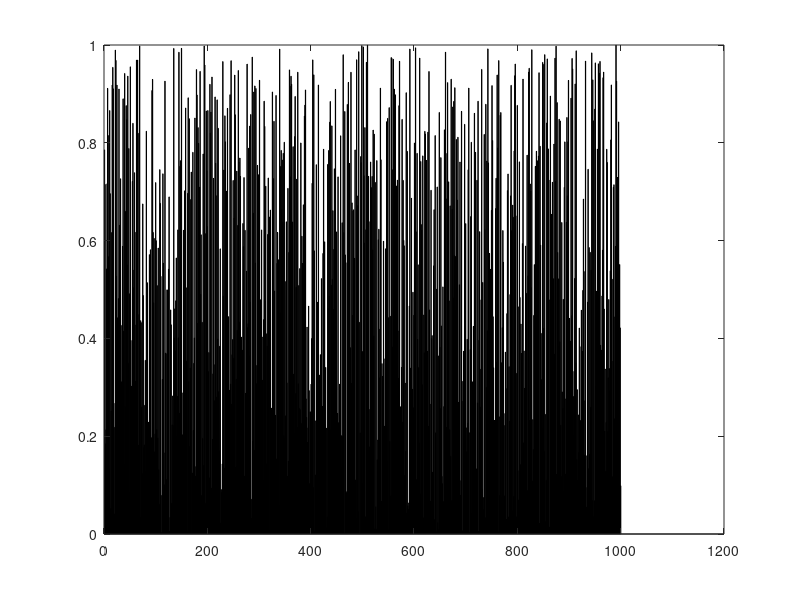

Recreate this plot in MATLAB. (Note: this script raises an error after producing the figure.)
%归并排序
%速度设置 规模设置
t=0;
length1 = 1000;

fig1 = figure("Name","merge");
%set(gca, 'position',[0.1,0.1,0.9,0.9]);
numbers = rand(length1,1);
bar1=bar(numbers,0.5,'k');
pause(1)
hold off;


MERGE_SORT(numbers,1,length(numbers),t)

pause(2);
close all;

%% 递归
function [A] = MERGE_SORT(A,p,r,t)%A是数组，p在前，q在后
    if p<r %判断是否到底，相等即只有一位数，不再分解
     q=floor((p+r)/2);%中间值，首尾相加除以2，再向下取整；
        bar1=bar(A,0.5,'k');
        bar1.FaceColor='flat';
        bar1.CData(q,:)=[0,1,0];
        pause(t);
     A=MERGE_SORT(A,p,q,t);%前半段
     A=MERGE_SORT(A,q+1,r,t);%后半段
     A=MERGE(A,p,q,r,t);%排序
    end
end
%%排序
function [A] = MERGE(A,p,q,r,t)%A是数组，p<=q<=r
L=A(p:q);%前半段
R=A(q+1:r);%后半段
L(end+1)=inf;%前半段哨兵   哨兵的用处：避免某个半段值已用完，无法做比较。
R(end+1)=inf;%后半段哨兵
i=1;%序号
j=1;%序号
for k=p:r %进行排序
        if L(i)<=R(j) %判断前后两个半段是谁先放
                A(k)=L(i);
                i=i+1;
                bar1=bar(A,0.5,'k');
                bar1.FaceColor='flat';
                bar1.CData(q,:)=[1,0,0];
                pause(t);
        else
                A(k)=R(j);
                j=j+1;
                bar1=bar(A,0.5,'k');
                bar1.FaceColor='flat';
                bar1.CData(q,:)=[1,0,0];
                pause(t);
        end
end
end

